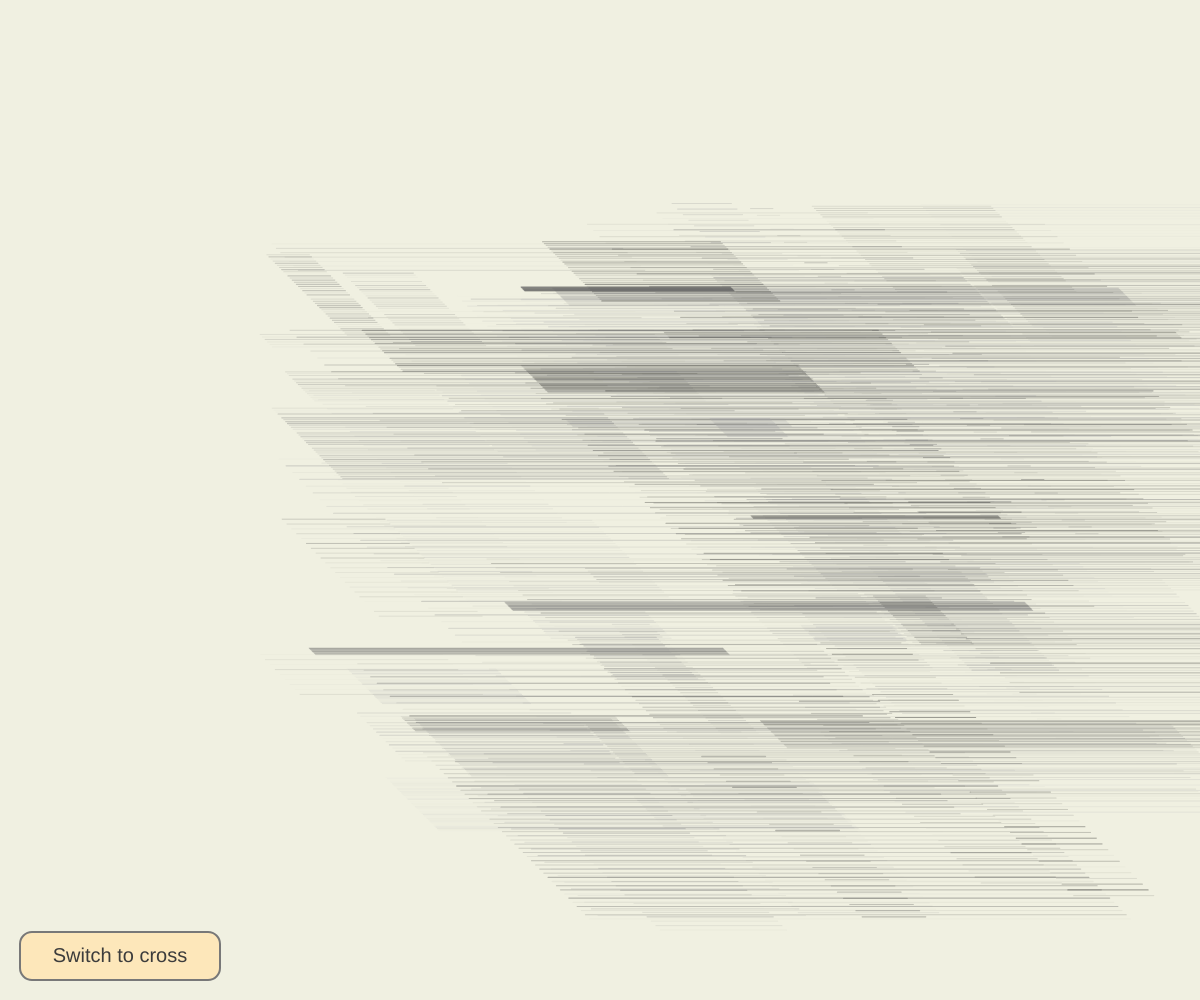
Frame 1 (no input)
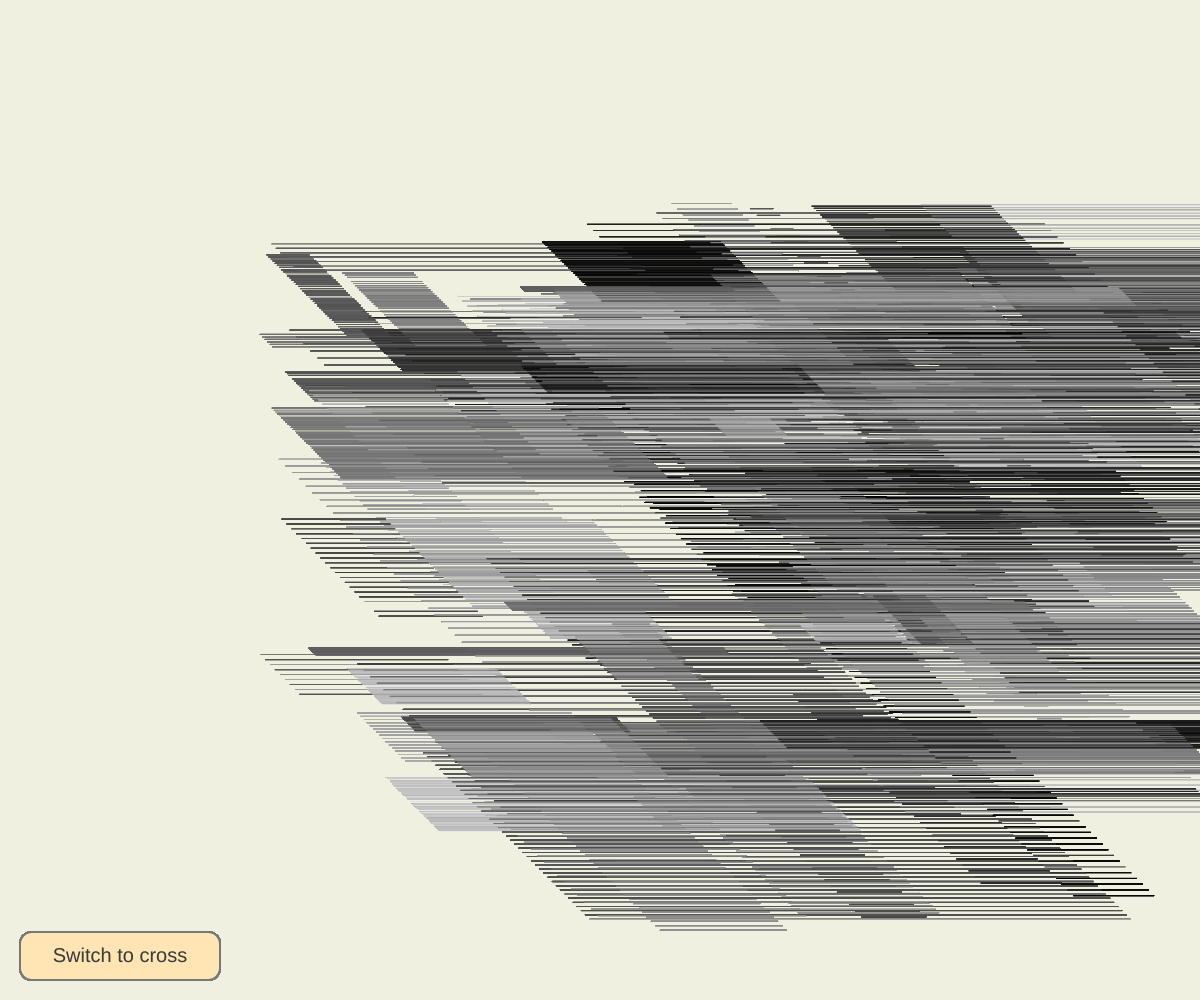
Frame 60 (no input)
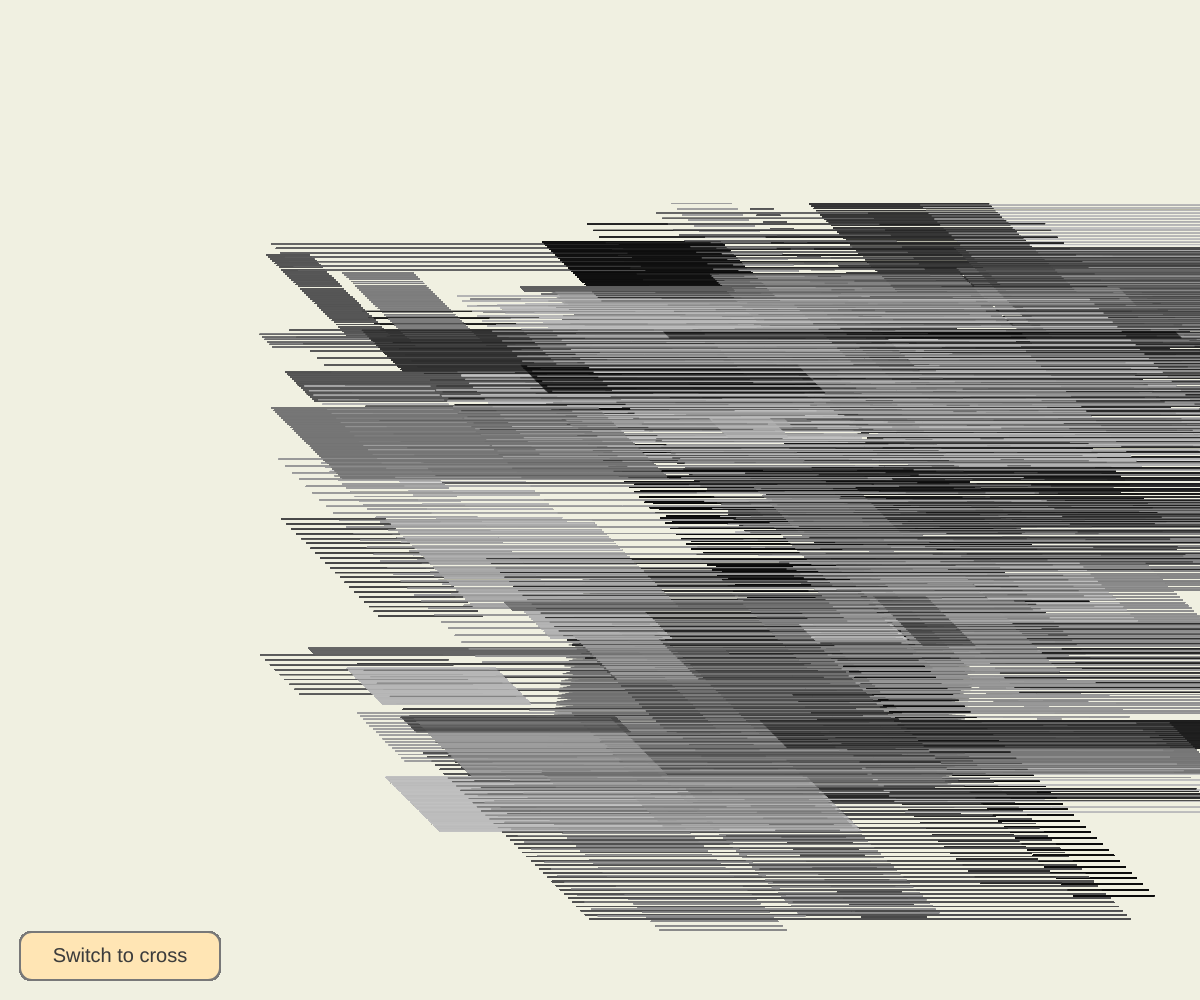
Frame 120 (the mouse pressed at the canvas centre since frame 60)

The p5.js sketch that drew these frames (run headless with seeded random() and noise() and a simulated clock; from frame 60 on, the mouse is pressed at the canvas centre):

// p5.js sketch
// ── sketch.js
let stripes = [];
let currentStripe = 0;
let rangeX;
let rangeY;
let rangeLength;
let mode = 1;
let buttonW = 200;
let buttonH = 48;
let avoidRadius = 80;
let avoidForce = 2;

function setup() {
  createCanvas(windowWidth, windowHeight);
  angleMode(DEGREES);
  background(240, 240, 225);
  rangeX = windowWidth * 0.3;
  rangeY = windowHeight * 0.3;
  rangeLength = windowWidth * 0.5;

  let baseAngles = mode === 0 ? [0, 90, -90] : [0];
  for (let i = 0; i < 100; i++) {
    stripes.push(new LineStripe(
      random(-rangeX, rangeX),
      random(-rangeY, rangeY),
      random(20, rangeLength),
      random(0.1, 8),
      floor(random(6, 50)),
      random(baseAngles),
      random(0.1, 1)
    ));
  }
}

function draw() {
  translate(width / 2, height / 2);
  if (currentStripe < stripes.length) {
    stripes[currentStripe].displayStep();
    if (stripes[currentStripe].done) currentStripe++;
  }

  for (let stripe of stripes) {
    stripe.avoidMouse(mouseX - width / 2, mouseY - height / 2);
    stripe.update();
    stripe.display();
  }

  drawModeButton();
}

function drawModeButton() {
  push();
  resetMatrix();
  let x = 20;
  let y = height - buttonH - 20;
  fill(255, 230, 180, 220);
  stroke(120);
  strokeWeight(2);
  rect(x, y, buttonW, buttonH, 12);
  fill(60);
  noStroke();
  textSize(20);
  textAlign(CENTER, CENTER);
  text(mode === 1 ? "Switch to cross" : "Switch to parallel", x + buttonW / 2, y + buttonH / 2);
  pop();
}

function mousePressed() {
  let x = 20;
  let y = height - buttonH - 20;
  if (mouseX >= x && mouseX <= x + buttonW && mouseY >= y && mouseY <= y + buttonH) {
    mode = mode === 1 ? 0 : 1;
    stripes = [];
    currentStripe = 0;
    loop();
    setup();
  } else {
    for (let s of stripes) {
      s.clearOpacity();
    }
  }
}

function keyPressed() {
  if (key === ' ') {
    for (let s of stripes) s.explode();
  }
}

function windowResized() {
  resizeCanvas(windowWidth, windowHeight);
}

class LineStripe {
  constructor(x, y, len, spacing, count, angle, baseWeight) {
    this.x = x;
    this.y = y;
    this.len = len;
    this.spacing = spacing;
    this.count = count;
    this.angle = angle;
    this.baseWeight = baseWeight;
    this.lines = [];
    this.index = 0;
    this.done = false;
    this.currentLen = 0;
    this.gray = random(10, 200);
    this.vx = 0;
    this.vy = 0;

    for (let i = 0; i < this.count; i++) {
      let offsetY = i * this.spacing;
      let opacity = random(2, 100);
      let weight = this.baseWeight + random(-0.1, 0.5);
      let m = round(random(3));
      this.lines.push({ offsetY, opacity, weight, m });
    }
  }

  displayStep() {
    push();
    translate(this.x, this.y);
    rotate(-this.angle);
    for (let l of this.lines) {
      stroke(this.gray, l.opacity);
      strokeWeight(l.weight);
      if (l.m === 0) {
        line(0 + l.offsetY, l.offsetY, this.currentLen + l.offsetY, l.offsetY);
      } else {
        line(this.len + l.offsetY, l.offsetY, this.len - this.currentLen + l.offsetY, l.offsetY);
      }
    }
    if (this.currentLen < this.len) {
      this.currentLen += 10;
    } else {
      this.done = true;
    }
    pop();
  }

  update() {
    this.x += this.vx;
    this.y += this.vy;

    if (this.x < -width / 2 || this.x > width / 2) this.vx *= -0.85;
    if (this.y < -height / 2 || this.y > height / 2) this.vy *= -0.85;

    this.vx *= 0.98;
    this.vy *= 0.98;
  }

  display() {
    push();
    translate(this.x, this.y);
    rotate(-this.angle);
    for (let l of this.lines) {
      stroke(this.gray, l.opacity);
      strokeWeight(l.weight);
      line(0 + l.offsetY, l.offsetY, this.len + l.offsetY, l.offsetY);
    }
    pop();
  }

  explode() {
    let angle = random(TWO_PI);
    this.vx = cos(angle) * random(12, 20);
    this.vy = sin(angle) * random(5, 10);
  }

  avoidMouse(mx, my) {
    let d = dist(mx, my, this.x, this.y);
    if (d < avoidRadius) {
      let angle = atan2(this.y - my, this.x - mx);
      this.vx += cos(angle) * avoidForce;
      this.vy += sin(angle) * avoidForce;
    }
  }

  clearOpacity() {
    for (let l of this.lines) {
      l.opacity = 255;
    }
  }
}
